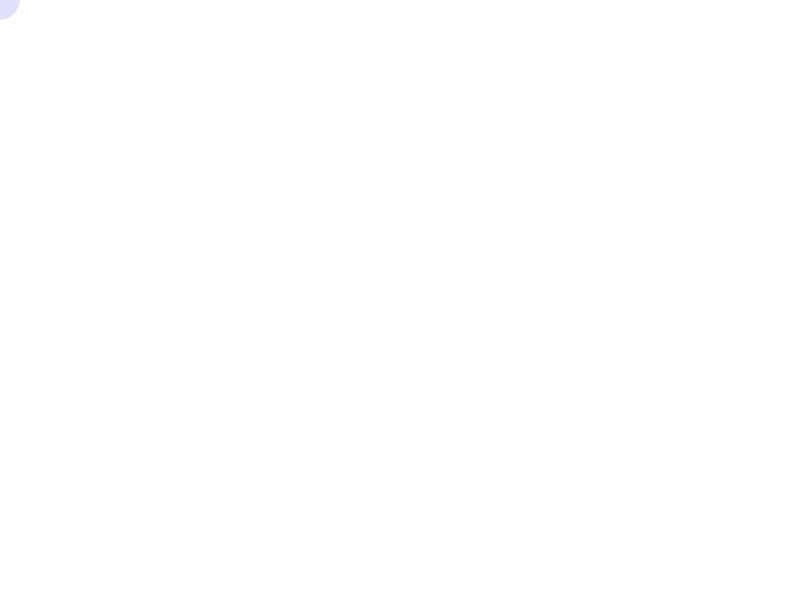
Frame 1 (no input)
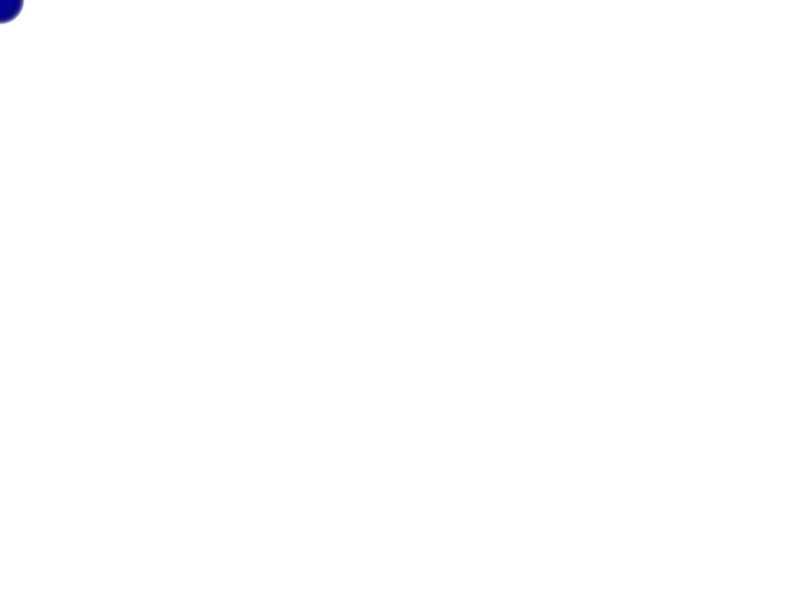
Frame 60 (the mouse pressed at the canvas centre just before this capture)
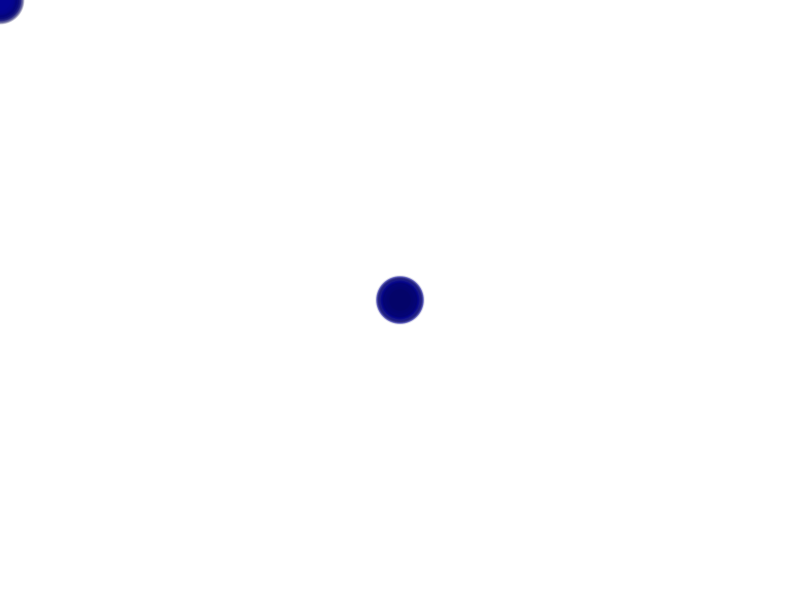
Frame 120 (the mouse held since frame 60 and released just before this capture)

The Processing sketch that drew these frames (run headless with seeded random() and noise(); from frame 60 on, the mouse is pressed at the canvas centre):

// Processing sketch: drawBalloons
// ── drawBalloons.pde

float totalSurfaceArea = 0;
  
void setup(){
  size(800, 600);
  background(255);
}

// Keep drawing balloons until the surface area > 10,000
void draw() {
  frameRate(100);
  
  //if (totalSurfaceArea <= 100000) {
    float balloonSize = random(20, 50);
    //drawBalloon(random(800), random(600), balloonSize, random(60, 120), 
    //        color(random(255), random(255), random(255), 100));
    drawBalloon(mouseX, mouseY, balloonSize, random(60, 120), 
            color(0, 0, random(255), 30));
    
    // Surface area is 4*pi*r^2
    float r = balloonSize / 2;
    float surf = 4 * PI * r * r;
    totalSurfaceArea += surf;
  //}
}

void mousePressed() {
  background(random(255), random(255), random(255));  
}

void drawBalloon (float x, float y, float balloonSize, float lineHeight, color c){
  // Set the fill color to the value passed in
  fill(c);
  noStroke();
  // Draws a circle at point (x,y) with diameter balloonSize
  ellipse(x, y, balloonSize, balloonSize);
  // Draw a line from the center of the balloon
  //line(x,y+balloonSize/2, x,y+balloonSize/2 + lineHeight);
}

void drawPopsicle(float x, float y, float balloonSize, float lineHeight, color c){
  // Set the fill color to the value passed in
  fill(c);
  // Draws a circle at point (x,y) with diameter balloonSize
  //ellipse(x, y, balloonSize, balloonSize);
  rect(x,y, balloonSize, balloonSize*1.25, balloonSize/3);
  // Draw a line from the center of the balloon
  //line(x,y+balloonSize/2, x,y+balloonSize/2 + lineHeight);
  line(x+balloonSize/2,y+balloonSize*1.25, x+balloonSize/2,y+balloonSize*1.25 + lineHeight);
}
